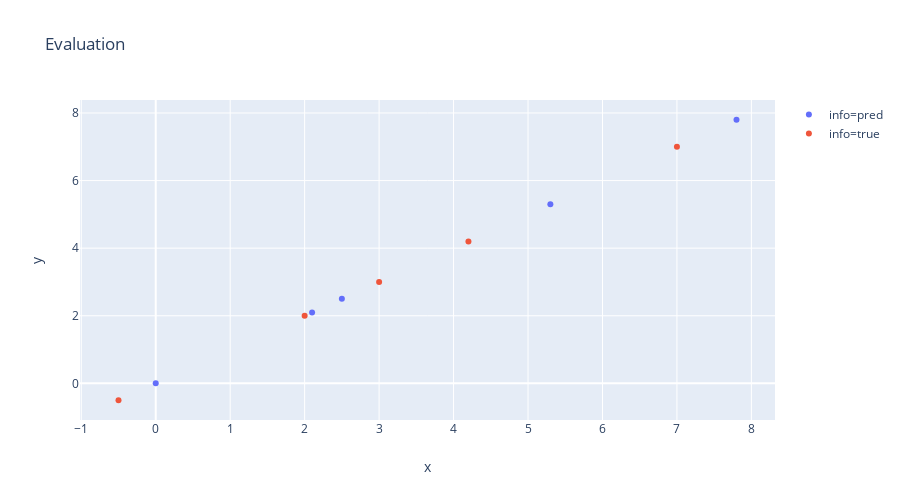

Write notebook code for a chart like this one.
### Code cell
df_temp = pd.DataFrame({'x': [3, -0.5, 2, 7, 4.2,2.5, 0.0, 2.1, 7.8, 5.3], 'y': [3, -0.5, 2, 7, 4.2,2.5, 0.0, 2.1, 7.8, 5.3], 'info': ['true','true','true','true','true','pred','pred','pred','pred','pred']})
px.scatter(df_temp, x='x',y='y',title='Evaluation', color='info', height=500)

### Figure 1 — Plotly figure (JSON) as saved in the notebook; plotly's stock layout.template omitted (floating-point values rounded to 4 significant figures)
{"data": [{"hovertemplate": "info=pred<br>x=%{x}<br>y=%{y}<extra></extra>", "legendgroup": "info=pred", "marker": {"color": "#636efa", "symbol": "circle"}, "mode": "markers", "name": "info=pred", "showlegend": true, "type": "scatter", "uid": "1973c26c-cb2f-45a9-b575-08078a42833b", "x": [2.5, 0, 2.1, 7.8, 5.3], "xaxis": "x", "y": [2.5, 0, 2.1, 7.8, 5.3], "yaxis": "y"}, {"hovertemplate": "info=true<br>x=%{x}<br>y=%{y}<extra></extra>", "legendgroup": "info=true", "marker": {"color": "#EF553B", "symbol": "circle"}, "mode": "markers", "name": "info=true", "showlegend": true, "type": "scatter", "uid": "6c439e3c-fd87-47f1-8a7b-fba524a5ac4c", "x": [3, -0.5, 2, 7, 4.2], "xaxis": "x", "y": [3, -0.5, 2, 7, 4.2], "yaxis": "y"}], "layout": {"grid": {"xaxes": ["x"], "xgap": 0.1, "xside": "bottom", "yaxes": ["y"], "ygap": 0.1, "yside": "left"}, "height": 500, "legend": {"tracegroupgap": 0}, "title": {"text": "Evaluation"}, "xaxis": {"title": {"text": "x"}}, "yaxis": {"title": {"text": "y"}}}}
